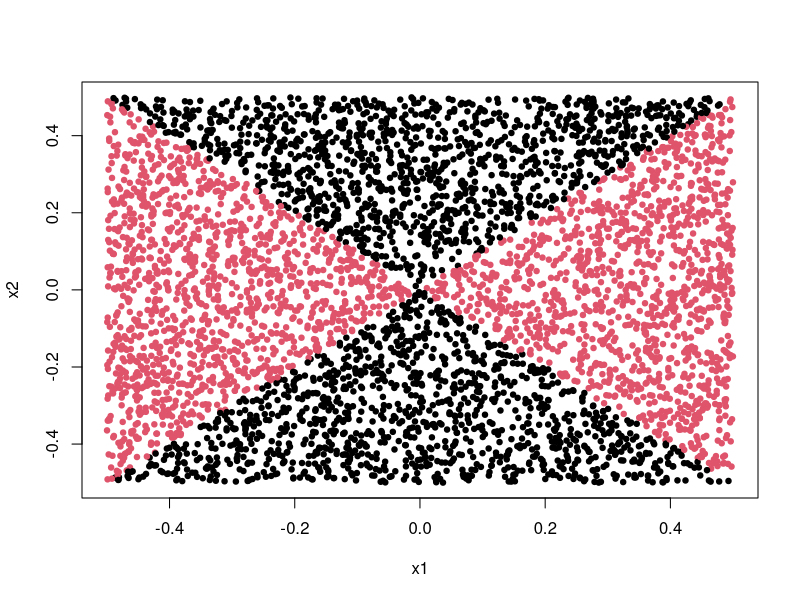
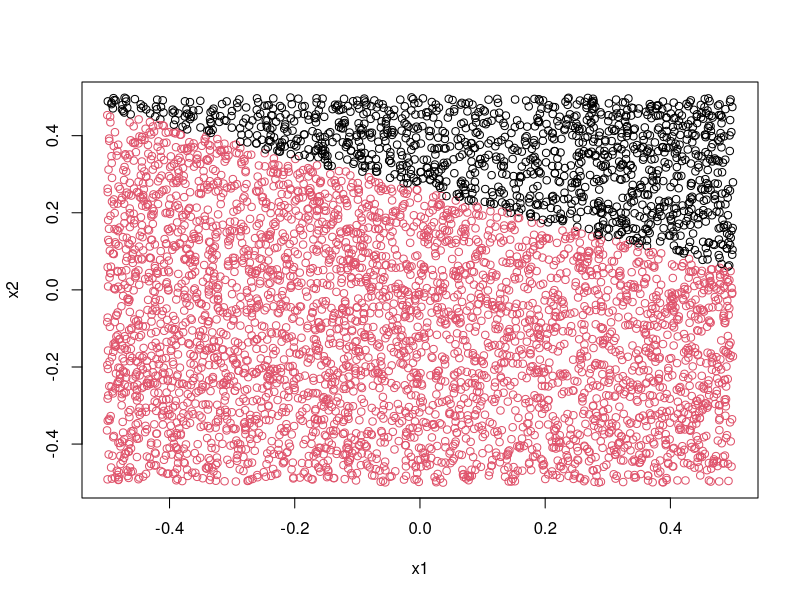

Write R code to recreate these figures, in order. (Note: this script raises an error after producing the figures.)

# Ex5.Chapter9 Ntoylmperis MIchail ---------------------------------------


# (a) ---------------------------------------------------------------------


library(e1071)
library(MASS)

set.seed(0)

# Part (a):
n <- 5000
p <- 2

x1 <- runif(n) - 0.5
x2 <- runif(n) - 0.5
y <- 1 * (x1^2 - x2^2 > 0)
# y = 1*( x1^2 + x2^2 > 1 ) y = 1*( abs(x1) - abs(x2) > 0 )
df <- data.frame(x1 = x1, x2 = x2, y = as.factor(y))

# Part (b):
plot(x1, x2, col = (y + 1), pch = 20, cex = 1.1,)


# (c) ---------------------------------------------------------------------

#Fitting
glm.fit <- glm(y ~ x1 + x2, data = df, family = binomial)


# (d) ---------------------------------------------------------------------
#Prediction

y_hat <- predict(glm.fit, newdata = data.frame(x1 = x1, x2 = x2), type = "response")

predicted_class <- 1 * (y_hat > 0.5)

error <- 1 - sum(predicted_class == y)/length(y)
error


plot(x1, x2, col = (predicted_class + 1))

# (e) ---------------------------------------------------------------------

# After fudging the numbers I concluded in this model.



glm.fit2<- glm(y ~ x1 + x2 + I(x1^2) + I(x2^4) + I(x1 * x2), data = DF, family = "binomial")

y_hat <- predict(glm.fit2, newdata = data.frame(x1 = x1, x2 = x2), type = "response")
predicted_class <- 1 * (y_hat > 0.5)

error <- 1 - sum(predicted_class == y)/length(y)
error

# (f) ---------------------------------------------------------------------

#The plot

plot(x1, x2, col = (predicted_class + 1))

# (g) ---------------------------------------------------------------------
  #Make changes to the data set
  
dfn <- data.frame(x1 = x1, x2 = x2, y = as.factor(y))


# Cross Validation to optimize the model regarding C

tune.out <- tune(svm, y ~ ., data = dfn, kernel = "linear", ranges = list(cost = c(0.001, 0.01, 0.1, 1, 5, 10, 100, 1000)))

plot(tune.out$best.model, dfn)

summary(tune.out$best.model)


# Best c=0.1, 4913 number of vectors
y_hat <- predict(tune.out$best.model, newdata = data.frame(x1 = x1, x2 = x2))
y_hat <- as.numeric(as.character(y_hat))  # turn factor to numerical
error <- 1 - sum(y_hat == y)/length(y)
error

plot(x1, x2, col = (y_hat + 1))

# (h-i) ---------------------------------------------------------------------

tune.out <- tune(svm, y ~ ., data = dfn, kernel = "radial", ranges = list(cost = c(0.001, 0.01, 0.1, 1, 5, 10, 100, 1000), gamma = c(0.5, 1, 2, 3, 4)))
plot(tune.out$best.model, dfn)
summary(tune.out)

y_hat <- predict(tune.out$best.model, newdata = data.frame(x1 = x1, x2 = x2))
y_hat <- as.numeric(as.character(y_hat))  # convert factor responses into numerical values 
error<- 1 - sum(y_hat == y)/length(y)
error


plot(x1, x2, col = (y_hat + 1))




# END ---------------------------------------------------------------------





